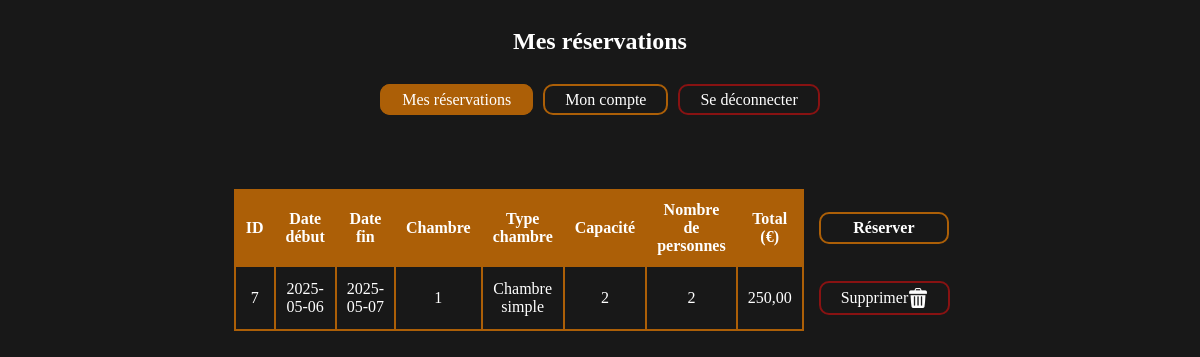
The app's page /user/37user_booking.php (signed in) with its own data.
### tables this page shows
CREATE TABLE `reservation` (
  `id_reservation` int(11) NOT NULL,
  `date_debut` date NOT NULL,
  `date_fin` date NOT NULL,
  `nbre_pers` int(11) NOT NULL,
  `id_chambre` int(11) NOT NULL,
  `id_client` int(11) NOT NULL
);

CREATE TABLE `chambre` (
  `id_chambre` int(11) NOT NULL,
  `etage` int(11) NOT NULL,
  `id_type_chambre` int(11) NOT NULL
);

CREATE TABLE `type_chambre` (
  `id_type_chambre` int(11) NOT NULL,
  `nom_type` varchar(50) NOT NULL,
  `capacite` int(11) NOT NULL,
  `prix_nuit_pers` int(11) NOT NULL
);

### user/37user_booking.php (the view, shortened to what this page needs)
<!DOCTYPE html>
<html>
    <head>
        <link rel="stylesheet" href="../37style.css">
    </head>
    <body>
        <h2>Mes réservations</h2>
        <?php
            require_once '37user_navbar.php';
            require_once '../37config.php';
            $id_client = $_SESSION['user_id'];
            $sql = "SELECT r.id_reservation, r.date_debut, r.date_fin, r.nbre_pers,
                        c.id_chambre, t.nom_type, t.capacite, t.prix_nuit_pers,
                        DATEDIFF(r.date_fin, r.date_debut) AS nb_nuits
                    FROM reservation r
                    JOIN chambre c ON r.id_chambre = c.id_chambre
                    JOIN type_chambre t ON c.id_type_chambre = t.id_type_chambre
                    WHERE r.id_client = $id_client
                    ORDER BY r.date_debut DESC";
            $result = mysqli_query($conn, $sql);
            echo '<table class="list">';
            echo '<tr>
                    <th>ID</th>
                    <th>Date début</th>
                    <th>Date fin</th>
                    <th>Chambre</th>
                    <th>Type chambre</th>
                    <th>Capacité</th>
                    <th>Nombre de personnes</th>
                    <th>Total (€)</th>
                    <th class="data_button">
                        <a href="./booking/37insert_booking.php">Réserver</a>
                    </th>
                </tr>';
            while ($row = mysqli_fetch_array($result)) {
                $total = $row['prix_nuit_pers'] * $row['nbre_pers'] * $row['nb_nuits'];
                echo '<tr>';
                echo '<td>'.$row['id_reservation'].'</td>';
                echo '<td>'.$row['date_debut'].'</td>';
                echo '<td>'.$row['date_fin'].'</td>';
                echo '<td>'.$row['id_chambre'].'</td>';
                echo '<td>'.$row['nom_type'].'</td>';
                echo '<td>'.$row['capacite'].'</td>';
                echo '<td>'.$row['nbre_pers'].'</td>';
                echo '<td>'.number_format($total, 2, ',', ' ').'</td>';
                echo '<td class="data_button">
                        <a class="danger" href="./booking/37remove_booking.php?id_reservation=' . $row["id_reservation"] . '">
                            Supprimer
                            <img src="../assets/trash.png" alt="Supprimer">
                        </a>
                    </td>';
                echo '</tr>';
            }
            echo '</table>';
        ?>
    </body>
</html>

### 37style.css (style rules this page uses)
:root { --danger_red: rgb(136, 18, 18); --border_radius: 10px; --couleur_primaire: rgb(24, 24, 24); --couleur_texte: white; --couleur_secondaire: rgb(37, 37, 37); --couleur_action: rgb(172, 95, 7); }
body { background-color: var(--couleur_primaire); color:var(--couleur_texte); display: flex; justify-content: center; align-items: center; flex-direction: column; }
a { color: var(--couleur_texte); text-decoration: none; transition: 0.2s; border: 2px solid var(--couleur_action); border-radius: var(--border_radius); margin: 5px; padding: 5px 20px; }
.danger { border-color: var(--danger_red); transition: 0.2s; }
table { width: 50%; border-collapse: collapse; }
th, td { border: 2px solid var(--couleur_action); padding: 10px; text-align: center; }
th { background-color: var(--couleur_action); }
td { background-color: var(--couleur_secondaire); transition: 0.2s; }
tr:nth-child(even) td { background-color: var(--couleur_primaire); color: var(--couleur_texte); }
.data_button { border: unset; background-color: unset; width: 10em; }
.data_button>a { display: flex; justify-content: space-around; align-items: center; }
.data_button a>img { width: 20px; height: 20px; color: var(--couleur_texte); }

### records on screen
reservation: id_reservation "7", date_debut "2025-05-06", date_fin "2025-05-07", id_chambre.id_chambre "1", type_chambre.nom_type "Chambre simple", type_chambre.capacite "2", nbre_pers "2", total "250,00"
